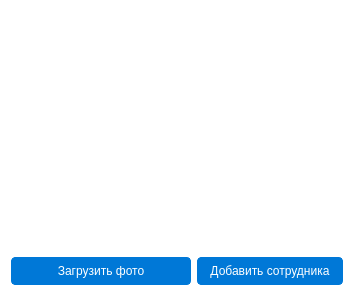
<?xml version="1.0" encoding="UTF-8"?>
<ui version="4.0">
 <class>ProfileTab</class>
 <widget class="QWidget" name="ProfileTab">
  <property name="styleSheet">
   <string notr="true">
    QWidget {
        background-color: #ffffff;
        font-family: 'Segoe UI', sans-serif;
        color: #222;
    }

    QLabel {
        font-size: 14px;
        margin: 2px 0;
    }

    QLabel#labelName {
        font-size: 18px;
        font-weight: bold;
    }

    QLabel#labelEmail, QLabel#labelRole, QLabel#labelDept {
        font-size: 16px;
    }

    QPushButton {
        padding: 6px 12px;
        border: 1px solid #0078D7;
        background-color: #0078D7;
        color: white;
        border-radius: 4px;
    }

    QPushButton:hover {
        background-color: #005A9E;
    }

    QGroupBox {
        font-size: 16px;
        font-weight: bold;
        border: 1px solid #ccc;
        border-radius: 6px;
        margin-top: 10px;
    }

    QGroupBox::title {
        subcontrol-origin: margin;
        subcontrol-position: top center;
        padding: 0 6px;
    }
   </string>
  </property>

  <layout class="QVBoxLayout" name="mainLayout">

   <!-- ВЕРХНИЙ БЛОК: Фото и информация -->
   <item>
    <layout class="QHBoxLayout" name="headerLayout">

     <!-- Фото -->
     <item>
      <layout class="QVBoxLayout" name="photoLayout">
       <property name="alignment">
        <set>Qt::AlignTop</set>
       </property>
       <item><widget class="QLabel" name="photoLabel">
        <property name="minimumSize"><size><width>180</width><height>240</height></size></property>
        <property name="alignment"><set>Qt::AlignCenter</set></property>
       </widget></item>
       <item><widget class="QPushButton" name="uploadPhotoButton">
        <property name="text"><string>Загрузить фото</string></property>
        <property name="minimumSize"><size><width>180</width><height>0</height></size></property>
        <property name="maximumSize"><size><width>180</width><height>16777215</height></size></property>
       </widget></item>
       <item><spacer name="photoSpacer">
        <property name="orientation"><enum>Qt::Vertical</enum></property>
        <property name="sizeType"><enum>QSizePolicy::Expanding</enum></property>
       </spacer></item>
      </layout>
     </item>

     <!-- Информация -->
     <item>
      <layout class="QVBoxLayout" name="infoLayout">
       <item><widget class="QLabel" name="labelName"/></item>
       <item><widget class="QLabel" name="labelEmail"/></item>
       <item><widget class="QLabel" name="labelRole"/></item>
       <item><widget class="QLabel" name="labelDept"/></item>
       <item><widget class="QPushButton" name="addEmployeeButton">
        <property name="text"><string>Добавить сотрудника</string></property>
       </widget></item>
       <item><spacer name="infoSpacer">
        <property name="orientation"><enum>Qt::Vertical</enum></property>
        <property name="sizeType"><enum>QSizePolicy::Expanding</enum></property>
       </spacer></item>
      </layout>
     </item>

    </layout>
   </item>

   <!-- НИЖНИЙ БЛОК: Статистика -->
   <item>
    <layout class="QVBoxLayout" name="statsLayout"/>
   </item>
  </layout>
 </widget>
 <resources/>
 <connections/>
</ui>
